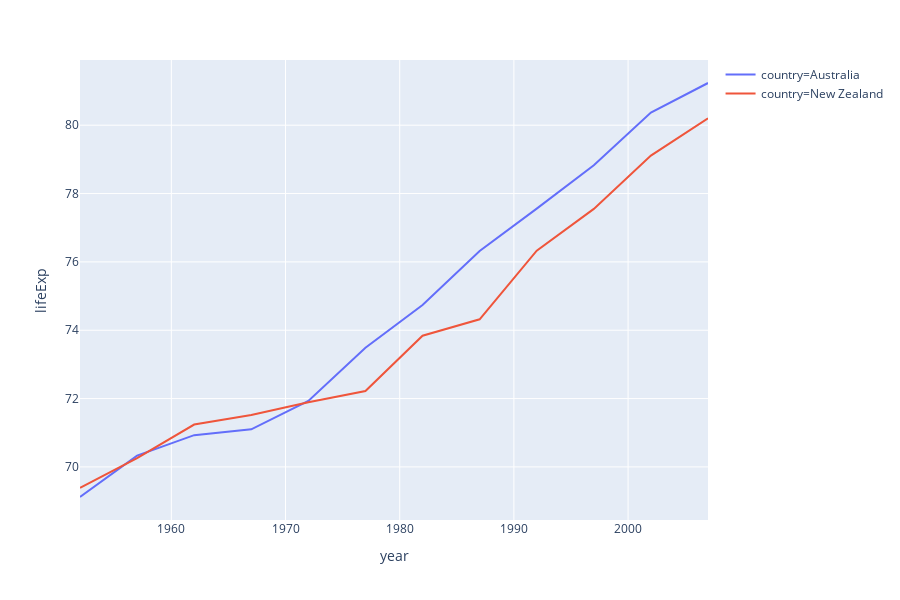

Write notebook code for a chart like this one.
### Code cell
gapminder = px.data.gapminder().query("continent=='Oceania'")
fig = px.line(gapminder, x="year", y="lifeExp", color='country')
fig.show()

### Figure 1 — Plotly figure (JSON) as saved in the notebook; plotly's stock layout.template omitted (floating-point values rounded to 4 significant figures)
{"data": [{"hoverlabel": {"namelength": 0}, "hovertemplate": "country=Australia<br>year=%{x}<br>lifeExp=%{y}", "legendgroup": "country=Australia", "line": {"color": "#636efa", "dash": "solid"}, "mode": "lines", "name": "country=Australia", "showlegend": true, "type": "scatter", "x": [1952, 1957, 1962, 1967, 1972, 1977, 1982, 1987, 1992, 1997, 2002, 2007], "xaxis": "x", "y": [69.12, 70.33, 70.93, 71.1, 71.93, 73.49, 74.74, 76.32, 77.56, 78.83, 80.37, 81.23], "yaxis": "y"}, {"hoverlabel": {"namelength": 0}, "hovertemplate": "country=New Zealand<br>year=%{x}<br>lifeExp=%{y}", "legendgroup": "country=New Zealand", "line": {"color": "#EF553B", "dash": "solid"}, "mode": "lines", "name": "country=New Zealand", "showlegend": true, "type": "scatter", "x": [1952, 1957, 1962, 1967, 1972, 1977, 1982, 1987, 1992, 1997, 2002, 2007], "xaxis": "x", "y": [69.39, 70.26, 71.24, 71.52, 71.89, 72.22, 73.84, 74.32, 76.33, 77.55, 79.11, 80.2], "yaxis": "y"}], "layout": {"height": 600, "legend": {"tracegroupgap": 0}, "margin": {"t": 60}, "xaxis": {"anchor": "y", "domain": [0, 1], "title": {"text": "year"}}, "yaxis": {"anchor": "x", "domain": [0, 1], "title": {"text": "lifeExp"}}}}
